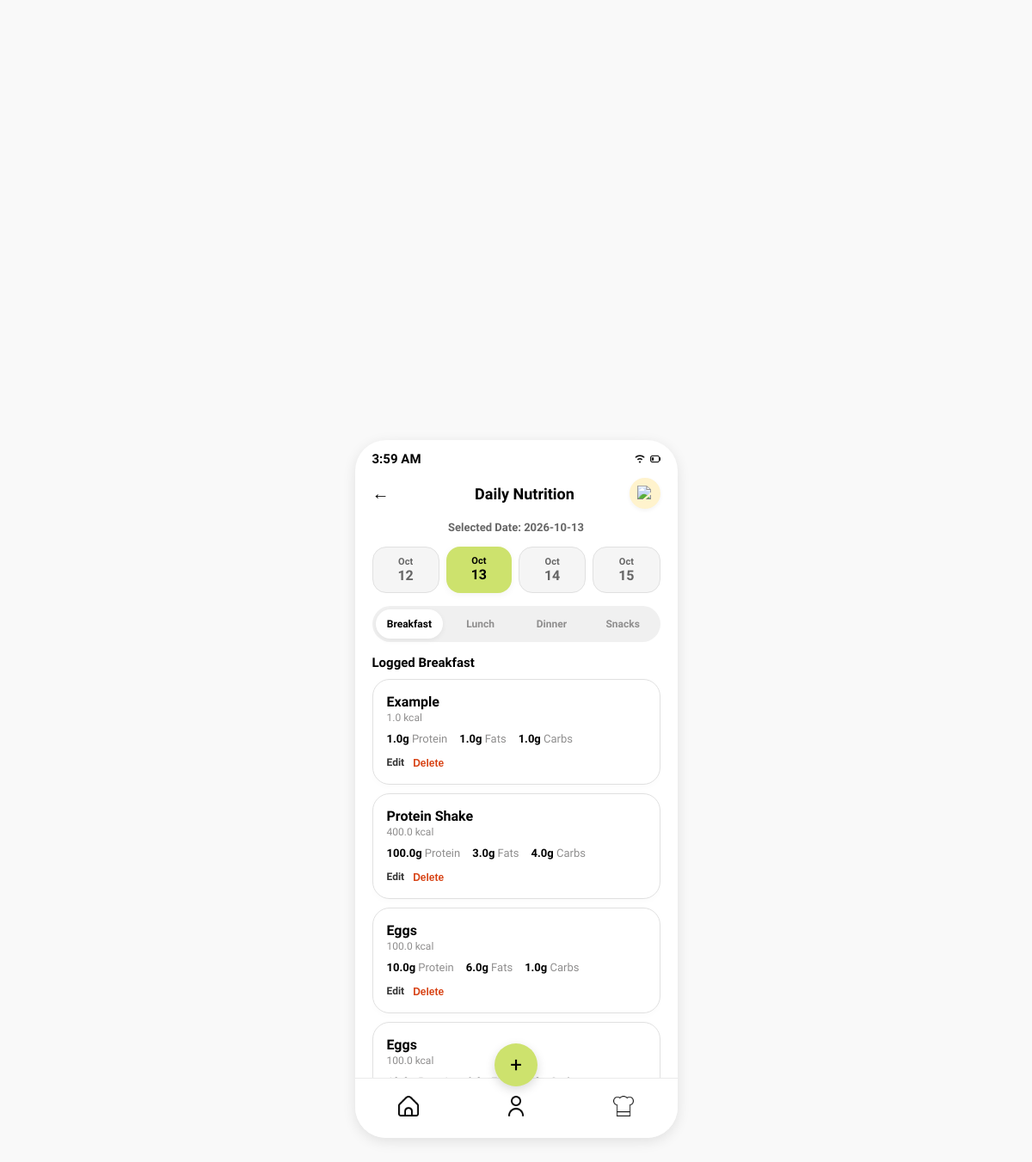
The page /daily_menu (signed in) on the database its author committed.
### tables this page shows
CREATE TABLE meal_logs (
            id INTEGER PRIMARY KEY AUTOINCREMENT,
            user_id INTEGER NOT NULL,
            food_item_id INTEGER,
            meal_date TEXT NOT NULL,
            meal_type TEXT NOT NULL CHECK (meal_type IN ('Breakfast', 'Lunch', 'Dinner', 'Snacks')),
            food_name TEXT NOT NULL,
            calories REAL NOT NULL,
            protein_grams REAL NOT NULL,
            carbohydrate_grams REAL NOT NULL,
            fat_grams REAL NOT NULL,
            created_at TEXT NOT NULL DEFAULT CURRENT_TIMESTAMP,
            FOREIGN KEY (user_id) REFERENCES users(id) ON DELETE CASCADE,
            FOREIGN KEY (food_item_id) REFERENCES food_items(id) ON DELETE SET NULL
        );

### app.py (the view)
@app.get("/daily_menu")
def daily_menu():
    selected_day, date_options = get_compact_date_options(request.args.get("date"))
    selected_date = selected_day.isoformat()
    selected_meal = request.args.get("meal", "Breakfast")
    if selected_meal not in MEAL_TYPES:
        selected_meal = "Breakfast"
    logged_meals = []
    user_id = active_demo_user_id()
    if user_id is not None:
        with get_database_connection() as connection:
            logged_meals = connection.execute(
                """
                SELECT id, food_name, calories, protein_grams, fat_grams,
                       carbohydrate_grams
                FROM meal_logs
                WHERE user_id = ? AND meal_date = ? AND meal_type = ?
                ORDER BY created_at, id
                """,
                (user_id, selected_date, selected_meal),
            ).fetchall()
    return render_template(
        "daily_menu.html",
        selected_date=selected_date,
        selected_meal=selected_meal,
        date_options=date_options,
        logged_meals=logged_meals,
    )

### app.py (called while the page is built)
def get_database_connection():
    return open_database_connection(app.config["DATABASE"])

def active_demo_user_id():
    user_id = session.get("user_id")
    if user_id is None:
        return None
    with get_database_connection() as connection:
        user = connection.execute(
            "SELECT id FROM users WHERE id = ?", (user_id,)
        ).fetchone()
    return user["id"] if user is not None else None

def get_compact_date_options(requested_date):
    try:
        selected_date = (
            date.fromisoformat(requested_date) if requested_date else date.today()
        )
    except (TypeError, ValueError):
        selected_date = date.today()
    date_options = []
    for offset in (-1, 0, 1, 2):
        option_date = selected_date + timedelta(days=offset)
        date_options.append(
            {
                "value": option_date.isoformat(),
                "month": option_date.strftime("%b"),
                "day": option_date.day,
                "is_selected": option_date == selected_date,
            }
        )
    return selected_date, date_options

### database.py (called while the page is built)
def get_database_connection(database_path):
    connection = sqlite3.connect(database_path)
    connection.row_factory = sqlite3.Row
    connection.execute("PRAGMA foreign_keys = ON")
    return connection

### templates/daily_menu.html (shortened to what this page needs)
<!DOCTYPE html>
<html lang="en">
<head>
    <link rel="stylesheet" href="{{ url_for('static', filename='style.css') }}">
</head>
<body>
    <div class="phone-screen" style="justify-content: flex-start; padding: 25px 20px; position: relative;">
        <div class="status-bar">
            <span id="live-est-clock">9:41</span>
            <div class="icons">
                <img src="{{ url_for('static', filename='wifi.png') }}" alt="Wi-Fi">
                <img src="{{ url_for('static', filename='battery.png') }}" alt="Battery">
            </div>
        </div>
        <div style="display: flex; justify-content: space-between; align-items: center; width: 100%; margin-top: 25px; margin-bottom: 20px; position: relative;">
            <a href="{{ url_for('dashboard', date=selected_date) }}" style="font-size: 20px; color: #000; text-decoration: none; font-weight: bold;">←</a>
            <h2 style="font-size: 18px; font-weight: 700; margin: 0 auto; color: #000000;">Daily Nutrition</h2>
            <div style="background: #FFF3CD; border-radius: 50%; width: 36px; height: 36px; display: flex; align-items: center; justify-content: center; box-shadow: 0 2px 5px rgba(0,0,0,0.05); position: absolute; right: 0;">
                <img src="{{ url_for('static', filename='bell.png') }}" alt="Notification Bell" style="width: 18px; height: 18px; object-fit: contain;">
            </div>
        </div>
        <div style="width: 100%; flex: 1; overflow-y: auto; padding-bottom: 100px; display: flex; flex-direction: column; gap: 15px; box-sizing: border-box;">
            <div style="font-size: 13px; color: #666; font-weight: 600; text-align: center;">Selected Date: {{ selected_date }}</div>
            <div style="display: flex; justify-content: space-between; width: 100%; gap: 8px;">
                {% for date_option in date_options %}
                    <a href="{{ url_for('daily_menu', date=date_option.value, meal=selected_meal) }}" style="text-decoration: none; flex: 1; background: {% if date_option.is_selected %}#CDE26D{% else %}#F5F5F5{% endif %}; border-radius: 16px; padding: 10px 0; text-align: center; border: {% if date_option.is_selected %}none{% else %}1px solid #E0E0E0{% endif %}; box-shadow: {% if date_option.is_selected %}0 2px 8px rgba(0,0,0,0.05){% else %}none{% endif %};">
                        <div style="font-size: 11px; color: {% if date_option.is_selected %}#000{% else %}#666{% endif %}; font-weight: 600;">{{ date_option.month }}</div>
                        <div style="font-size: 16px; color: {% if date_option.is_selected %}#000{% else %}#666{% endif %}; font-weight: 700;">{{ date_option.day }}</div>
                    </a>
                {% endfor %}
            </div>
            <div style="display: flex; background: #F0F0F0; border-radius: 24px; padding: 4px; gap: 4px; width: 100%; box-sizing: border-box;">
                {% for meal in ['Breakfast', 'Lunch', 'Dinner', 'Snacks'] %}
                    <a href="{{ url_for('daily_menu', date=selected_date, meal=meal) }}" style="flex: 1; text-align: center; padding: 10px 0; font-size: 12px; font-weight: 600; text-decoration: none; border-radius: 20px; background: {% if selected_meal == meal %}#ffffff{% else %}transparent{% endif %}; color: {% if selected_meal == meal %}#000{% else %}#8F8E8E{% endif %}; box-shadow: {% if selected_meal == meal %}0 2px 6px rgba(0,0,0,0.06){% else %}none{% endif %};">
                        {{ meal }}
                    </a>
                {% endfor %}
            </div>
            <section style="display: flex; flex-direction: column; gap: 10px; width: 100%;">
                <h3 style="font-size: 15px; margin: 0; color: #000;">Logged {{ selected_meal }}</h3>
                {% if logged_meals %}
                    {% for meal in logged_meals %}
                    <div style="background: #ffffff; border: 1.5px solid #E0E0E0; border-radius: 20px; padding: 16px; display: flex; flex-direction: column; gap: 10px; box-shadow: 0 2px 8px rgba(0,0,0,0.02); box-sizing: border-box;">
                        <div>
                            <div style="font-size: 16px; font-weight: 700; color: #000;">{{ meal['food_name'] }}</div>
                            <div style="font-size: 12px; color: #8F8E8E; margin-top: 2px;">{{ meal['calories']|round(1) }} kcal</div>
                        </div>
                        <div style="display: flex; gap: 14px; font-size: 13px; flex-wrap: wrap;">
                            <div><strong style="color: #000;">{{ meal['protein_grams']|round(1) }}g</strong> <span style="color: #8F8E8E;">Protein</span></div>
                            <div><strong style="color: #000;">{{ meal['fat_grams']|round(1) }}g</strong> <span style="color: #8F8E8E;">Fats</span></div>
                            <div><strong style="color: #000;">{{ meal['carbohydrate_grams']|round(1) }}g</strong> <span style="color: #8F8E8E;">Carbs</span></div>
                        </div>
                        <div style="display: flex; gap: 10px; align-items: center;">
                            <a href="{{ url_for('edit_meal', meal_id=meal['id']) }}" style="font-size: 12px; font-weight: 700; color: #333; text-decoration: none;">Edit</a>
                            <form action="{{ url_for('delete_meal', meal_id=meal['id']) }}" method="POST" onsubmit="return confirm('Delete this logged meal?');" style="margin: 0;">
                                <button type="submit" style="border: none; background: transparent; color: #D84315; font-size: 12px; font-weight: 700; cursor: pointer; padding: 0;">Delete</button>
                            </form>
                        </div>
                    </div>
                    {% endfor %}
                {% else %}
                    <div style="background: #ffffff; border: 1.5px solid #E0E0E0; border-radius: 16px; padding: 14px 16px; color: #666; font-size: 13px;">No meals logged for this date.</div>
                {% endif %}
            </section>
        </div>
        <div class="bottom-nav">
            <a href="{{ url_for('dashboard', date=selected_date) }}"><img src="{{ url_for('static', filename='home.png') }}" alt="Home" class="nav-icon"></a>
            <a href="{{ url_for('profile') }}"><img src="{{ url_for('static', filename='user-3.png') }}" alt="Profile" class="nav-icon"></a>
            <a href="{{ url_for('daily_menu', date=selected_date, meal=selected_meal) }}"><img src="{{ url_for('static', filename='hat-chef.png') }}" alt="Chef" class="nav-icon"></a>
        </div>
        <a href="{{ url_for('log_meal') }}" class="floating-add-btn">+</a>
    </div>
</body>
</html>

### static/style.css (style rules this page uses)
* { margin: 0; padding: 0; box-sizing: border-box; }
body { font-family: "Quicksand", sans-serif; background-color: #f9f9f9; display: flex; justify-content: center; align-items: center; min-height: 100vh; }
.phone-screen { background-color: #ffffff; width: 375px; height: 812px; border-radius: 36px; box-shadow: 0 4px 15px rgba(0,0,0,0.1); display: flex; flex-direction: column; align-items: center; justify-content: flex-start; position: relative; padding: 25px 20px; overflow: hidden; }
.status-bar { width: 100%; height: 44px; position: absolute; top: 0; left: 0; display: flex; justify-content: space-between; align-items: center; padding: 0 20px; font-size: 15px; font-weight: 600; color: #000000; }
.status-bar .icons { display: flex; align-items: center; gap: 6px; }
.status-bar .icons img { height: 12px; width: auto; object-fit: contain; }
.bottom-nav { position: absolute; bottom: 0; left: 0; width: 100%; height: 70px; background-color: #ffffff; border-top: 1px solid #eaeaea; display: flex; justify-content: space-around; align-items: center; z-index: 100; box-sizing: border-box; }
.bottom-nav a { font-size: 22px; color: #1A3427; text-decoration: none; }
.nav-icon { width: 24px; height: 24px; object-fit: contain; }
.floating-add-btn { position: absolute; bottom: 60px; left: 50%; transform: translateX(-50%); width: 50px; height: 50px; background: #CDE26D; border-radius: 50%; display: flex; justify-content: center; align-items: center; font-size: 24px; color: #000000; text-decoration: none; box-shadow: 0 4px 12px rgba(0,0,0,0.15); z-index: 200; }

### rows shown on the page
meal_logs: food_name "Example", calories "1.0", protein_grams "1.0", fat_grams "1.0", carbohydrate_grams "1.0"
meal_logs: food_name "Protein Shake", calories "400.0", protein_grams "100.0", fat_grams "3.0", carbohydrate_grams "4.0"
meal_logs: food_name "Eggs", calories "100.0", protein_grams "10.0", fat_grams "6.0", carbohydrate_grams "1.0"
meal_logs: food_name "Eggs", calories "100.0"

### other values the page prints
{{ selected_date }} "2026-10-13"
{{ date_option.month }} "Oct" "Oct" "Oct" "Oct"
{{ date_option.day }} "12" "13" "14" "15"
{{ meal }} "Breakfast" "Lunch" "Dinner" "Snacks"
{{ selected_meal }} "Breakfast"
